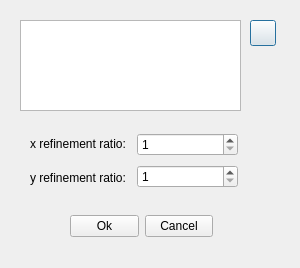
<?xml version="1.0" encoding="UTF-8"?>
<ui version="4.0">
 <class>SGSettings</class>
 <widget class="QDialog" name="SGSettings">
  <property name="geometry">
   <rect>
    <x>0</x>
    <y>0</y>
    <width>300</width>
    <height>268</height>
   </rect>
  </property>
  <property name="minimumSize">
   <size>
    <width>300</width>
    <height>268</height>
   </size>
  </property>
  <property name="maximumSize">
   <size>
    <width>300</width>
    <height>268</height>
   </size>
  </property>
  <property name="windowTitle">
   <string>Dialog</string>
  </property>
  <widget class="QPushButton" name="square">
   <property name="geometry">
    <rect>
     <x>250</x>
     <y>20</y>
     <width>26</width>
     <height>26</height>
    </rect>
   </property>
   <property name="text">
    <string/>
   </property>
   <property name="icon">
    <iconset resource="resources.qrc">
     <normaloff>:/images/square.png</normaloff>:/images/square.png</iconset>
   </property>
  </widget>
  <widget class="QTableView" name="coordinates">
   <property name="geometry">
    <rect>
     <x>20</x>
     <y>20</y>
     <width>221</width>
     <height>91</height>
    </rect>
   </property>
   <property name="locale">
    <locale language="English" country="UnitedStates"/>
   </property>
  </widget>
  <widget class="QWidget" name="layoutWidget">
   <property name="geometry">
    <rect>
     <x>70</x>
     <y>210</y>
     <width>143</width>
     <height>32</height>
    </rect>
   </property>
   <layout class="QHBoxLayout" name="horizontalLayout">
    <item>
     <widget class="QPushButton" name="ok">
      <property name="text">
       <string>Ok</string>
      </property>
     </widget>
    </item>
    <item>
     <widget class="QPushButton" name="cancel">
      <property name="text">
       <string>Cancel</string>
      </property>
     </widget>
    </item>
   </layout>
  </widget>
  <widget class="QWidget" name="layoutWidget">
   <property name="geometry">
    <rect>
     <x>30</x>
     <y>130</y>
     <width>208</width>
     <height>62</height>
    </rect>
   </property>
   <layout class="QHBoxLayout" name="horizontalLayout_2">
    <item>
     <layout class="QVBoxLayout" name="verticalLayout">
      <item>
       <widget class="QLabel" name="label_x_ratio">
        <property name="text">
         <string>x refinement ratio:</string>
        </property>
       </widget>
      </item>
      <item>
       <widget class="QLabel" name="label_y_ratio">
        <property name="text">
         <string>y refinement ratio:</string>
        </property>
       </widget>
      </item>
     </layout>
    </item>
    <item>
     <layout class="QVBoxLayout" name="verticalLayout_2">
      <item>
       <widget class="QSpinBox" name="xRatio">
        <property name="minimum">
         <number>1</number>
        </property>
        <property name="maximum">
         <number>999999</number>
        </property>
       </widget>
      </item>
      <item>
       <widget class="QSpinBox" name="yRatio">
        <property name="minimum">
         <number>1</number>
        </property>
        <property name="maximum">
         <number>999999</number>
        </property>
       </widget>
      </item>
     </layout>
    </item>
   </layout>
  </widget>
 </widget>
 <resources>
  <include location="resources.qrc"/>
 </resources>
 <connections/>
</ui>
